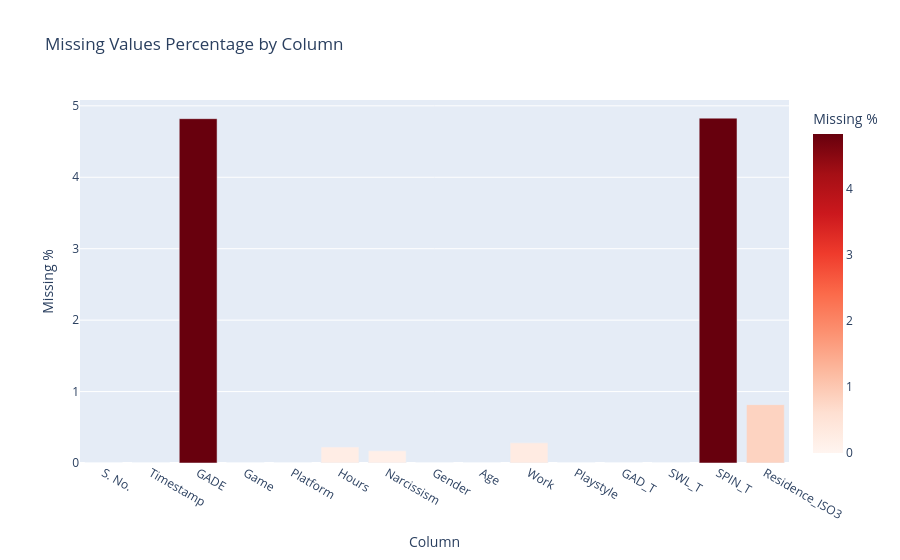

This figure's notebook cell:
### Code cell
missing_data = pd.DataFrame({
    'Column': df.columns,
    'Missing_Count': df.isnull().sum(),
    'Missing_Percentage': (df.isnull().sum() / len(df)) * 100,
})
print(missing_data.to_string())

fig = px.bar(
    missing_data, x="Column", y="Missing_Percentage",
    title="Missing Values Percentage by Column",
    labels={"Missing_Percentage": "Missing %"},
    color="Missing_Percentage",
    color_continuous_scale="Reds"
)
fig.show()

### Figure 1 — Plotly figure (JSON) as saved in the notebook; plotly's stock layout.template omitted (floating-point values rounded to 4 significant figures)
{"data": [{"hovertemplate": "Column=%{x}<br>Missing %=%{marker.color}<extra></extra>", "legendgroup": "", "marker": {"color": [0.0, 0.0, 4.82, 0.0, 0.0, 0.2228, 0.1708, 0.0, 0.0, 0.2822, 0.0, 0.0, 0.0, 4.828, 0.817], "coloraxis": "coloraxis", "pattern": {"shape": ""}}, "name": "", "orientation": "v", "showlegend": false, "textposition": "auto", "type": "bar", "x": ["S. No.", "Timestamp", "GADE", "Game", "Platform", "Hours", "Narcissism", "Gender", "Age", "Work", "Playstyle", "GAD_T", "SWL_T", "SPIN_T", "Residence_ISO3"], "xaxis": "x", "y": [0.0, 0.0, 4.82, 0.0, 0.0, 0.2228, 0.1708, 0.0, 0.0, 0.2822, 0.0, 0.0, 0.0, 4.828, 0.817], "yaxis": "y"}], "layout": {"barmode": "relative", "coloraxis": {"colorbar": {"title": {"text": "Missing %"}}, "colorscale": [[0, "rgb(255,245,240)"], [0.125, "rgb(254,224,210)"], [0.25, "rgb(252,187,161)"], [0.375, "rgb(252,146,114)"], [0.5, "rgb(251,106,74)"], [0.625, "rgb(239,59,44)"], [0.75, "rgb(203,24,29)"], [0.875, "rgb(165,15,21)"], [1, "rgb(103,0,13)"]]}, "legend": {"tracegroupgap": 0}, "title": {"text": "Missing Values Percentage by Column"}, "xaxis": {"anchor": "y", "domain": [0, 1], "title": {"text": "Column"}}, "yaxis": {"anchor": "x", "domain": [0, 1], "title": {"text": "Missing %"}}}}
